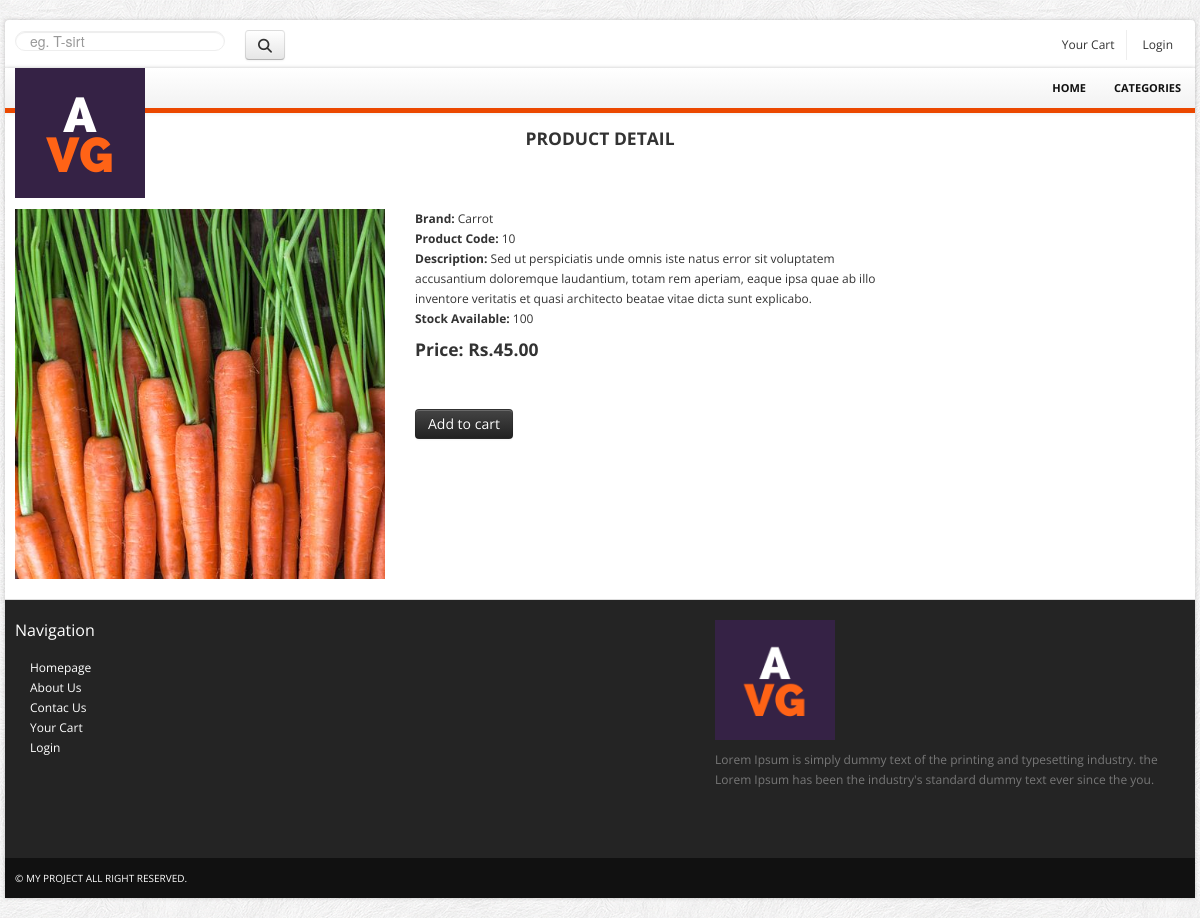
/products/vegetables/carrot/, run on the app's committed database.
### ecommerceapp/models.py (models this page shows, shortened)
class Product(models.Model):
    name = models.CharField(max_length=250, unique=True)
    slug = models.SlugField(max_length=250, unique=True)
    desc = models.TextField(blank=True)
    img = models.ImageField(upload_to='product', blank=True)
    category=models.ForeignKey(Category, on_delete=models.CASCADE)
    price=models.DecimalField(max_digits=10, decimal_places=2)
    stock=models.IntegerField()
    available=models.BooleanField(default=True)
    created=models.DateTimeField(auto_created=True)
    updated=models.DateTimeField(auto_now=True)
    class Meta:
        ordering=('name',)
        verbose_name='product'
        verbose_name_plural='products'

### ecommerceapp/views.py (the view)
# urls.py: path('<slug:c_slug>/<slug:p_slug>/',views.procatdetail, name='procatdetail')
def procatdetail(request,c_slug,p_slug):
    try:
        product=Product.objects.get(category__slug=c_slug,slug=p_slug)
    except Exception as e:
        raise e
    return render(request,'product_detail.html',{'product':product})

### cartapp/context_processors.py (called while the page is built)
def counter(request):
    item_count=0
    if 'admin' in request.path:
        return {}
    else:
        try:
            cart=Cart.objects.filter(cart_id=_cart_id(request))
            cart_items=CartItem.objects.all().filter(cart=cart[:1])
            for cart_item in cart_items:
                item_count += cart_item.quantity
        except Cart.DoesNotExist:
            item_count=0
        return dict(item_count=item_count)

### cartapp/views.py (called while the page is built)
def _cart_id(request):
    cart=request.session.session_key
    if not cart:
        cart=request.session.create()
    return cart

### ecommerceapp/context_processors.py (called while the page is built)
def cat_link(request):
    links=Category.objects.all()
    return dict(links=links)

### ecommerceapp/models.py (called while the page is built)
    def get_url(self):
        return reverse('ecommerceapp:product_by_category', args=[self.slug])

### templates/product_detail.html (shortened to what this page needs)
{% load static %}
<!DOCTYPE html>
<html lang="en">
	<head>
		<link href="{% static 'bootstrap/css/bootstrap.min.css'%}" rel="stylesheet">
		<link href="{% static 'bootstrap/css/bootstrap-responsive.min.css'%}" rel="stylesheet">
		<link href="{% static 'themes/css/bootstrappage.css'%}" rel="stylesheet"/>
		<link href="{% static 'themes/css/main.css'%}" rel="stylesheet"/>
		<link href="{% static 'themes/css/jquery.fancybox.css'%}" rel="stylesheet"/>
	</head>
    <body>
		<div id="top-bar" class="container">
			<div class="row">
				<div class="span3">
					<form method="get" action="{% url 'searchapp:SearchResult'%}" class="search_form">
						<input type="text" class="input-block-level search-query span3" Placeholder="eg. T-sirt" name="q">
						<button class="btn btn-outline-success my-2 my-sm-0 account pull-right" type="submit"><i class="fas fa-search"></i></button>
					</form>
				</div>
				<div class="span9">
					<div class="account pull-right">
						<ul class="user-menu">
							<li><a href="{% url 'cartapp:cart_detail'%}">Your Cart {% if item_count > 0 %}<i class="fas fa-shopping-cart">{{item_count}}</i>{% endif %}</a></li>
							{% if user.is_authenticated %}
							<li>{{user.first_name}} {{user.last_name}}</li>
							<li><a href="{% url 'registerapp:logout' %}">Logout</a></li>
							{% else %}
							<li><a href="{% url 'registerapp:register'%}">Login</a></li>
							{% endif %}
						</ul>
					</div>
				</div>
			</div>
		</div>
		<div id="wrapper" class="container">
			<section class="navbar main-menu">
				<div class="navbar-inner main-menu">
					<a href="" class="logo pull-left"><img src="{% static 'themes/images/logo.png" class="site_logo" alt=""></a>
					<nav id="menu" class="pull-right">
						<ul>
							<li><a href="{% url 'ecommerceapp:AllProCat'%}">Home</a>
							</li>
							<li><a href="">Categories</a>
							</li>
						</ul>
					</nav>
				</div>
			</section>
			<section class="header_text sub">
				<h4><span>Product Detail</span></h4>
			</section>
			<section class="main-content">
				<div class="row">
					<div class="span9">
						<div class="row">
							<div class="span4">
								<img alt="" src="{{product.img.url}}">
							</div>
							<div class="span5">
								<address>
									<strong>Brand:</strong> <span>{{product.name}}</span><br>
									<strong>Product Code:</strong> <span>{{product.id}}</span><br>
									<strong>Description:</strong> <span>{{product.desc}}</span><br>
									{% if product.stock <= 0 %}
									<h4><strong>Out of stock</strong></h4><br>
									{% else %}
									<strong>Stock Available:</strong> <span>{{product.stock}}</span><br>
								<h4><strong>Price: Rs.{{product.price}}</strong></h4>
								</address>
							</div>
							<div class="span5">
								<form class="form-inline">
									<p>&nbsp;</p>
									<a href="{% url 'cartapp:add_cart' product.id %}" class="btn btn-inverse">Add to cart</a>
									{% endif %}
								</form>
							</div>
						</div>
					</div>
				</div>
			</section>
			<section id="footer-bar">
				<div class="row">
					<div class="span3">
						<h4>Navigation</h4>
						<ul class="nav">
							<li><a href="./index.html">Homepage</a></li>
							<li><a href="./about.html">About Us</a></li>
							<li><a href="./contact.html">Contac Us</a></li>
							<li><a href="./cart.html">Your Cart</a></li>
							<li><a href="./register.html">Login</a></li>
						</ul>
					</div>
					<div class="span4">
					</div>
					<div class="span5">
						<p class="logo"><img src="{% static 'themes/images/logo.png'%}" class="site_logo" alt=""></p>
						<p>Lorem Ipsum is simply dummy text of the printing and typesetting industry. the  Lorem Ipsum has been the industry's standard dummy text ever since the you.</p>
						<br/>
						<span class="social_icons">
							<a class="facebook" href="#">Facebook</a>
							<a class="twitter" href="#">Twitter</a>
							<a class="skype" href="#">Skype</a>
							<a class="vimeo" href="#">Vimeo</a>
						</span>
					</div>
				</div>
			</section>
			<section id="copyright">
				<span>&copy; My Project All right reserved.</span>
			</section>
		</div>
    </body>
</html>

### static/themes/css/main.css (style rules this page uses)
body { font-size: 12px; font-family: 'Open Sans', arial, tahoma, sans-serif; background:url(../images/bg.png) repeat 0 0 fixed; }
label, input, button, select, textarea { font-size: 12px; }
ul li a,a { color:#333; outline:0; -webkit-transition: all 0.2s linear; -moz-transition: all 0.2s linear; -o-transition: all 0.2s linear; -ms-transition: all 0.2s linear; transition: all 0.2s linear; }
a { color:#eb4800; }
#wrapper,#top-bar { background: #fff; margin: 20px auto 20px auto; box-shadow: 0px 0px 4px 0px rgba(0, 0, 0, 0.2); -moz-box-shadow: 0px 0px 4px 0px rgba(0, 0, 0, 0.2); -webkit-box-shadow: 0px 0px 4px 0px rgba(0, 0, 0, 0.2); padding:0px 10px; }
section.homepage-slider, section.navbar, section.google_map, section#footer-bar, section#copyright { margin-left: -10px; margin-right: -10px; }
section.header_text { background:url(../images/bg_h.png) no-repeat bottom; text-align:center; padding:15px 0 20px 0; font-size:16px; line-height:30px; border-bottom:1px solid #fff; }
section.header_text.sub { font-size:14px; margin-bottom:40px; }
section.header_text.sub h4 { text-transform:uppercase; margin:0; }
#top-bar { background-color:#fff; padding:10px; margin: 20px auto -22px auto; -webkit-border-radius: 4px; -moz-border-radius: 4px; border-radius: 4px; }
#top-bar .user-menu { margin: 0; padding: 0; list-style: none; }
#top-bar .user-menu li { display: inline-block; *display: inline; zoom: 1; border-right: 1px solid #eee; padding: 5px 12px; }
#top-bar .user-menu li:last-child { border-right:0; }
section#footer-bar, section#copyright { padding:10px 10px; }
section#footer-bar { margin-top:20px; padding-top:10px; background-color:#242424; border-top:1px solid #ddd; color:#777; }
section#footer-bar p.logo { margin-top:10px; width:120px; }
section#footer-bar a { text-indent:15px; color:#fff; }
section#footer-bar .nav a { background: url(../images/trigger_right.png) no-repeat 5px 7px; }
section#footer-bar h4 { padding: 0; font-size: 16px; color: #fff; font-weight:normal; margin: 10px 0 18px; }
section#footer-bar .social_icons a { display: block; float: left; width: 29px; height: 28px; text-indent: -9999px; background-image: url(../images/social-icons.png); background-repeat: no-repeat; margin-right: 10px; -webkit-transition: all 0.4s; -moz-transition: all 0.4s; -o-transition: all 0.4s; -ms-transition: all 0.4s; transition: all 0.4s; }
section#footer-bar .social_icons a.twitter { background-position: -38px 0; }
section#footer-bar .social_icons a.skype { background-position: -76px 0; }
section#footer-bar .social_icons a.vimeo { background-position: -115px 0; }
section#copyright { background-color:#111111; color:#fff; font-size:10px; text-transform:uppercase; }
section.navbar { margin-bottom:0; }
.navbar-inner.main-menu { height: 40px; padding-left:10px; padding-right:0; border-right: 0; border-left: 0; border-top: 0; border-bottom:5px solid #eb4800; -webkit-border-radius: 0; -moz-border-radius: 0; border-radius: 0; filter: none; }
.navbar-inner.main-menu a.logo { position:absolute; }
#menu > ul { display: block; margin-left:0; }
#menu > ul > li { list-style: none; float: left; position: relative; margin-right: 0px; }
#menu > ul > li > a { font-size: 11px; color: #111; display: block; text-transform: uppercase; font-weight: bold; text-align: center; padding: 10px 14px; }
.search_form { margin-bottom:0; }
.search_form input { background: url(../images/search.png) #fff no-repeat 97% 6px; color:#fff; text-shadow:none; padding-right:25px; border:1px solid #eee; }
._toggleMenu a { color:#fff; text-indent:10px; padding:5px 0; display:block; width:100%; }
._toggleMenu ul > li { text-transform:uppercase; }
._toggleMenu ul > li a.parent { background:url(../images/i_plus.png) no-repeat 98% center; }

### data on the page
Product: img (picture), name "Carrot", id "10", desc "Sed ut perspiciatis unde omnis iste natus error sit voluptatem accusantium doloremque laudantium, totam rem aperiam, eaque ipsa quae ab illo inventore veritatis et quasi architecto beatae vitae dicta sunt explicabo.", stock "100", price "45.00"
